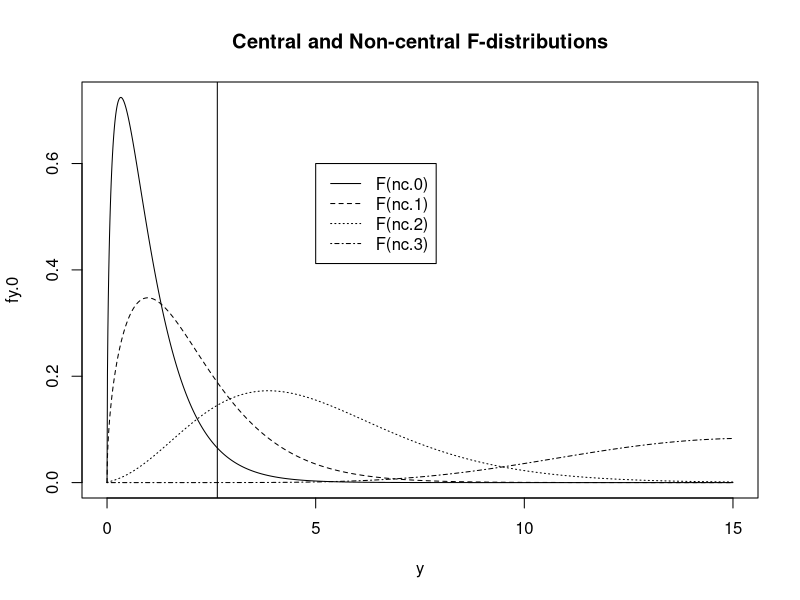

Write R code to recreate this figure.
num.trt <- 4
num.rep <- 60 #sample size per group

# factor effects model this is alpha_i=mu_i-mu_. for i=1,2,3,4
# we will look at 3 different cases which are meant to illustrate power as we move away from the null
# like we do if we considered H0:mu=0 and alternatives mu1=2, mu2=2.5, mu3=3

# Using sum to zero constraint
alpha.1 <- c(-2.5,0,0,2.5) #Example 1, group 1 is 2.5 units below grand mean and group 4 is 2.5 units above grand mean
alpha.2 <- c(-5,0,0,5) #Example 2
alpha.3 <- c(-10,0,0,10) #Example 3
sigma <- 16 #estimate of sigma

df.trt <- num.trt-1
df.err <- num.trt*(num.rep-1)
nc.0 <- 0
(nc.1 <- num.rep*sum((alpha.1-mean(alpha.1))^2)/(sigma^2))
(nc.2 <- num.rep*sum((alpha.2-mean(alpha.2))^2)/(sigma^2))
(nc.3 <- num.rep*sum((alpha.3-mean(alpha.3))^2)/(sigma^2))

y <- seq(0,15,.01)
fy.0 <- df(y,df.trt,df.err,nc.0)
fy.1 <- df(y,df.trt,df.err,nc.1)
fy.2 <- df(y,df.trt,df.err,nc.2)
fy.3 <- df(y,df.trt,df.err,nc.3)
(f.crit <- qf(.95,df.trt,df.err))

plot(y,fy.0,type="l",main="Central and Non-central F-distributions")
lines(y,fy.1,type="l",lty=2)
lines(y,fy.2,type="l",lty=3)
lines(y,fy.3,type="l",lty=4)
abline(v=f.crit)
legend(x=5,y=0.6,c("F(nc.0)","F(nc.1)","F(nc.2)","F(nc.3)"),lty=1:4)

(power.0 <- 1-pf(f.crit,df.trt,df.err,nc.0))
(power.1 <- 1-pf(f.crit,df.trt,df.err,nc.1))
(power.2 <- 1-pf(f.crit,df.trt,df.err,nc.2))
(power.3 <- 1-pf(f.crit,df.trt,df.err,nc.3))

# To find the sample size required for a specific power a lot of trial and error
# is required where you change num.rep until you get the power you want...OR

# There are some other functions
power.anova.test(groups = length(alpha.1),
                 between.var = var(alpha.1),
                 within.var = 16^2, power = .90)

# if you actually know group means
groupmeans <- c(120, 130, 140, 150) #Delta=30
power.anova.test(groups = length(groupmeans),
                 between.var = var(groupmeans),
                 within.var = 16^2, power = .90)
